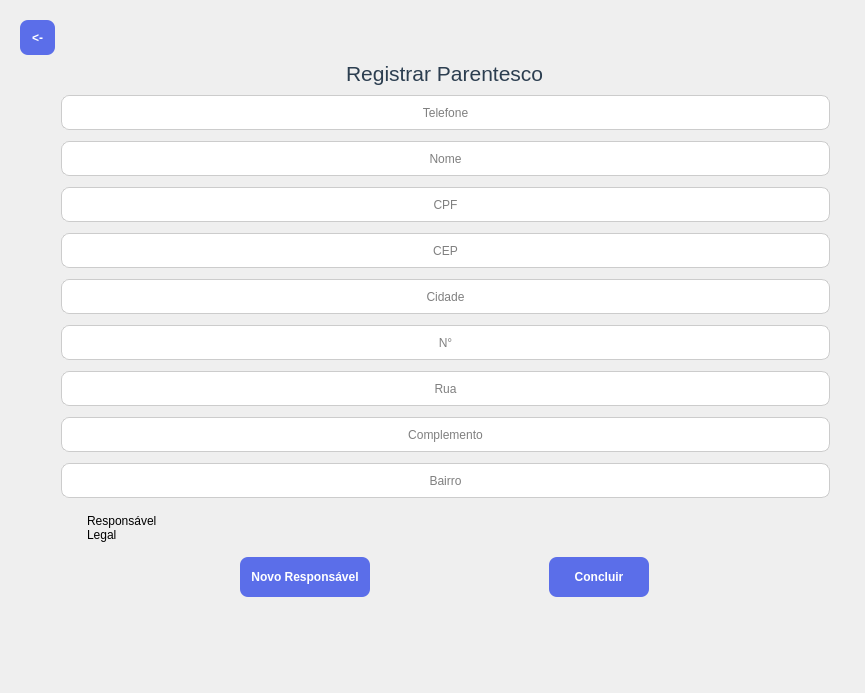
<?xml version="1.0" encoding="UTF-8"?>
<ui version="4.0">
 <class>Form</class>
 <widget class="QWidget" name="Form">
  <property name="geometry">
   <rect>
    <x>0</x>
    <y>0</y>
    <width>865</width>
    <height>693</height>
   </rect>
  </property>
  <property name="windowTitle">
   <string>Registrar Parentesco</string>
  </property>
  <property name="windowIcon">
   <iconset>
    <normaloff>imagens/68045.png</normaloff>imagens/68045.png</iconset>
  </property>
  <property name="styleSheet">
   <string notr="true">QLineEdit {
    border: 1px solid #ccc;
    border-radius: 8px;
    padding: 6px;
    background: white;
}

QLabel{
 font-family: &quot;Segoe UI&quot;, &quot;Arial&quot;, sans-serif;
    font-size: 16px;
    font-weight: 500;   
    color: #2c3e50;
}

QLineEdit:focus, QDateTimeEdit:focus {
    border: 2px solid #5B6EE9;
}
QCheckBox {
    border-radius: 8px;
    padding: 6px;
    background: transparent;
}
QPushButton {
    background-color: #4CAF50;
    color: white;
    border-radius: 8px;
    padding: 6px 12px;
}

QPushButton {
	font: bold;
    background-color: #5B6EE9;
    color: white;
    border-radius: 8px;
    padding: 6px 12px;
}
QPushButton:hover {
    background-color: #4a5ed8; 
}

QPushButton:pressed {
    background-color: #3f50c7;  
}
</string>
  </property>
  <layout class="QGridLayout" name="gridLayout">
   <item row="0" column="1">
    <layout class="QHBoxLayout" name="horizontalLayout">
     <item>
      <widget class="QWidget" name="widget" native="true">
       <layout class="QFormLayout" name="formLayout">
        <item row="0" column="0">
         <widget class="QPushButton" name="btn_voltar">
          <property name="sizePolicy">
           <sizepolicy hsizetype="Minimum" vsizetype="Fixed">
            <horstretch>0</horstretch>
            <verstretch>0</verstretch>
           </sizepolicy>
          </property>
          <property name="minimumSize">
           <size>
            <width>0</width>
            <height>35</height>
           </size>
          </property>
          <property name="maximumSize">
           <size>
            <width>40</width>
            <height>16777215</height>
           </size>
          </property>
          <property name="layoutDirection">
           <enum>Qt::LeftToRight</enum>
          </property>
          <property name="text">
           <string>&lt;-</string>
          </property>
         </widget>
        </item>
        <item row="1" column="1">
         <layout class="QGridLayout" name="gridLayout_3" rowstretch="0,0,0,0,0,0,0,0,0,0,0,0,0,0,0,0,0,0,0,0,0,0,0,0">
          <property name="leftMargin">
           <number>0</number>
          </property>
          <property name="topMargin">
           <number>0</number>
          </property>
          <property name="rightMargin">
           <number>15</number>
          </property>
          <property name="bottomMargin">
           <number>0</number>
          </property>
          <property name="verticalSpacing">
           <number>9</number>
          </property>
          <item row="3" column="0">
           <spacer name="verticalSpacer">
            <property name="orientation">
             <enum>Qt::Vertical</enum>
            </property>
            <property name="sizeType">
             <enum>QSizePolicy::Fixed</enum>
            </property>
            <property name="sizeHint" stdset="0">
             <size>
              <width>2</width>
              <height>2</height>
             </size>
            </property>
           </spacer>
          </item>
          <item row="7" column="0">
           <spacer name="verticalSpacer_3">
            <property name="orientation">
             <enum>Qt::Vertical</enum>
            </property>
            <property name="sizeType">
             <enum>QSizePolicy::Fixed</enum>
            </property>
            <property name="sizeHint" stdset="0">
             <size>
              <width>2</width>
              <height>2</height>
             </size>
            </property>
           </spacer>
          </item>
          <item row="10" column="0">
           <spacer name="verticalSpacer_4">
            <property name="orientation">
             <enum>Qt::Vertical</enum>
            </property>
            <property name="sizeType">
             <enum>QSizePolicy::Fixed</enum>
            </property>
            <property name="sizeHint" stdset="0">
             <size>
              <width>2</width>
              <height>2</height>
             </size>
            </property>
           </spacer>
          </item>
          <item row="2" column="0">
           <widget class="QLineEdit" name="telefone">
            <property name="minimumSize">
             <size>
              <width>0</width>
              <height>35</height>
             </size>
            </property>
            <property name="alignment">
             <set>Qt::AlignCenter</set>
            </property>
            <property name="placeholderText">
             <string>Telefone</string>
            </property>
           </widget>
          </item>
          <item row="6" column="0">
           <widget class="QLineEdit" name="cpf">
            <property name="minimumSize">
             <size>
              <width>0</width>
              <height>35</height>
             </size>
            </property>
            <property name="alignment">
             <set>Qt::AlignCenter</set>
            </property>
            <property name="placeholderText">
             <string>CPF</string>
            </property>
           </widget>
          </item>
          <item row="15" column="0">
           <widget class="QLineEdit" name="numero">
            <property name="minimumSize">
             <size>
              <width>0</width>
              <height>35</height>
             </size>
            </property>
            <property name="alignment">
             <set>Qt::AlignCenter</set>
            </property>
            <property name="placeholderText">
             <string>N°</string>
            </property>
           </widget>
          </item>
          <item row="17" column="0">
           <widget class="QLineEdit" name="rua">
            <property name="minimumSize">
             <size>
              <width>0</width>
              <height>35</height>
             </size>
            </property>
            <property name="alignment">
             <set>Qt::AlignCenter</set>
            </property>
            <property name="placeholderText">
             <string>Rua</string>
            </property>
           </widget>
          </item>
          <item row="20" column="0">
           <spacer name="verticalSpacer_8">
            <property name="orientation">
             <enum>Qt::Vertical</enum>
            </property>
            <property name="sizeType">
             <enum>QSizePolicy::Fixed</enum>
            </property>
            <property name="sizeHint" stdset="0">
             <size>
              <width>2</width>
              <height>2</height>
             </size>
            </property>
           </spacer>
          </item>
          <item row="16" column="0">
           <spacer name="verticalSpacer_6">
            <property name="orientation">
             <enum>Qt::Vertical</enum>
            </property>
            <property name="sizeType">
             <enum>QSizePolicy::Fixed</enum>
            </property>
            <property name="sizeHint" stdset="0">
             <size>
              <width>2</width>
              <height>2</height>
             </size>
            </property>
           </spacer>
          </item>
          <item row="19" column="0">
           <widget class="QLineEdit" name="complemento">
            <property name="minimumSize">
             <size>
              <width>0</width>
              <height>35</height>
             </size>
            </property>
            <property name="alignment">
             <set>Qt::AlignCenter</set>
            </property>
            <property name="placeholderText">
             <string>Complemento</string>
            </property>
           </widget>
          </item>
          <item row="21" column="0">
           <widget class="QLineEdit" name="bairro">
            <property name="minimumSize">
             <size>
              <width>0</width>
              <height>35</height>
             </size>
            </property>
            <property name="alignment">
             <set>Qt::AlignCenter</set>
            </property>
            <property name="placeholderText">
             <string>Bairro</string>
            </property>
           </widget>
          </item>
          <item row="18" column="0">
           <spacer name="verticalSpacer_7">
            <property name="orientation">
             <enum>Qt::Vertical</enum>
            </property>
            <property name="sizeType">
             <enum>QSizePolicy::Fixed</enum>
            </property>
            <property name="sizeHint" stdset="0">
             <size>
              <width>2</width>
              <height>2</height>
             </size>
            </property>
           </spacer>
          </item>
          <item row="13" column="0">
           <spacer name="verticalSpacer_5">
            <property name="orientation">
             <enum>Qt::Vertical</enum>
            </property>
            <property name="sizeType">
             <enum>QSizePolicy::Fixed</enum>
            </property>
            <property name="sizeHint" stdset="0">
             <size>
              <width>2</width>
              <height>2</height>
             </size>
            </property>
           </spacer>
          </item>
          <item row="1" column="0" alignment="Qt::AlignHCenter|Qt::AlignVCenter">
           <widget class="QLabel" name="label">
            <property name="lineWidth">
             <number>1</number>
            </property>
            <property name="text">
             <string>&lt;html&gt;&lt;head/&gt;&lt;body&gt;&lt;p&gt;&lt;span style=&quot; font-size:16pt; font-weight:400;&quot;&gt;Registrar Parentesco&lt;/span&gt;&lt;/p&gt;&lt;/body&gt;&lt;/html&gt;</string>
            </property>
           </widget>
          </item>
          <item row="8" column="0">
           <widget class="QLineEdit" name="cep">
            <property name="minimumSize">
             <size>
              <width>0</width>
              <height>35</height>
             </size>
            </property>
            <property name="alignment">
             <set>Qt::AlignCenter</set>
            </property>
            <property name="placeholderText">
             <string>CEP</string>
            </property>
           </widget>
          </item>
          <item row="23" column="0">
           <layout class="QHBoxLayout" name="horizontalLayout_2">
            <item>
             <widget class="QPushButton" name="novo_responsavel">
              <property name="minimumSize">
               <size>
                <width>130</width>
                <height>40</height>
               </size>
              </property>
              <property name="maximumSize">
               <size>
                <width>120</width>
                <height>16777215</height>
               </size>
              </property>
              <property name="sizeIncrement">
               <size>
                <width>0</width>
                <height>0</height>
               </size>
              </property>
              <property name="text">
               <string>Novo Responsável</string>
              </property>
             </widget>
            </item>
            <item>
             <widget class="QPushButton" name="btn_concluir">
              <property name="minimumSize">
               <size>
                <width>0</width>
                <height>40</height>
               </size>
              </property>
              <property name="maximumSize">
               <size>
                <width>100</width>
                <height>16777215</height>
               </size>
              </property>
              <property name="text">
               <string>Concluir</string>
              </property>
             </widget>
            </item>
           </layout>
          </item>
          <item row="5" column="0">
           <spacer name="verticalSpacer_2">
            <property name="orientation">
             <enum>Qt::Vertical</enum>
            </property>
            <property name="sizeType">
             <enum>QSizePolicy::Fixed</enum>
            </property>
            <property name="sizeHint" stdset="0">
             <size>
              <width>2</width>
              <height>2</height>
             </size>
            </property>
           </spacer>
          </item>
          <item row="4" column="0">
           <widget class="QLineEdit" name="nome">
            <property name="minimumSize">
             <size>
              <width>0</width>
              <height>35</height>
             </size>
            </property>
            <property name="alignment">
             <set>Qt::AlignCenter</set>
            </property>
            <property name="placeholderText">
             <string>Nome</string>
            </property>
           </widget>
          </item>
          <item row="22" column="0">
           <widget class="QCheckBox" name="resp_legal">
            <property name="maximumSize">
             <size>
              <width>16777215</width>
              <height>50</height>
             </size>
            </property>
            <property name="text">
             <string>Responsável 
Legal</string>
            </property>
            <property name="iconSize">
             <size>
              <width>20</width>
              <height>20</height>
             </size>
            </property>
            <property name="tristate">
             <bool>false</bool>
            </property>
           </widget>
          </item>
          <item row="11" column="0">
           <widget class="QLineEdit" name="cidade">
            <property name="minimumSize">
             <size>
              <width>0</width>
              <height>35</height>
             </size>
            </property>
            <property name="alignment">
             <set>Qt::AlignCenter</set>
            </property>
            <property name="placeholderText">
             <string>Cidade</string>
            </property>
           </widget>
          </item>
         </layout>
        </item>
       </layout>
      </widget>
     </item>
    </layout>
   </item>
  </layout>
 </widget>
 <resources/>
 <connections/>
</ui>
